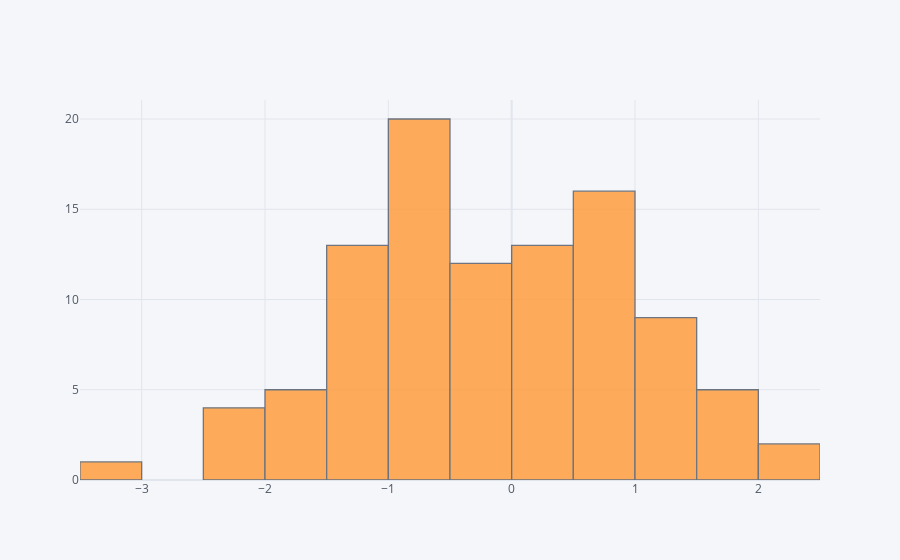

Here is the notebook cell this chart was saved with:
### Markdown cell above
## histogram

### Code cell
df['A'].iplot(kind='hist',bins=25)

### Figure 1 — Plotly figure (JSON) as saved in the notebook; plotly's stock layout.template omitted (floating-point values rounded to 4 significant figures)
{"data": [{"histfunc": "count", "histnorm": "", "marker": {"color": "rgba(255, 153, 51, 1.0)", "line": {"color": "#4D5663", "width": 1.3}}, "name": "A", "nbinsx": 25, "opacity": 0.8, "orientation": "v", "type": "histogram", "x": [0.5226, 0.8366, -0.6646, -0.6611, -0.02929, 0.6304, 0.2454, 0.5213, -0.641, -1.28, 1.553, -2.304, -0.08246, -0.6603, -1.332, 0.2705, -2.31, -1.181, -1.662, 1.547, -0.4169, -0.9632, -1.456, -2.04, 1.995, 0.5206, -0.6707, 1.191, 0.4236, 0.5952, 0.07229, -0.8749, 0.9195, 1.488, -3.423, 1.192, 1.401, -1.115, -1.2, 0.811, -1.829, 2.053, -1.317, 1.667, -1.34, -0.6267, -1.733, -0.7964, -0.8624, -0.7773, -0.4718, 0.07717, 0.3582, -0.3295, 0.6654, -0.4486, 0.7099, -0.4542, -0.07464, 0.2119, 0.8737, 0.4859, 0.7778, 1.28, -0.01933, -0.7745, -0.606, 1.034, -1.592, -0.6296, 0.5208, -0.873, -1.24, -0.5932, 0.003282, 0.5378, 0.3312, -1.279, -0.09956, -0.2453, 0.5485, 0.2145, -1.251, -0.78, 1.369, 0.3353, -0.9003, 2.104, -0.6499, 0.5635, -1.634, -0.3635, 1.952, -0.9234, 1.203, 1.179, 0.1729, -1.18, -2.055, -1.365]}], "layout": {"barmode": "overlay", "legend": {"bgcolor": "#F5F6F9", "font": {"color": "#4D5663"}}, "paper_bgcolor": "#F5F6F9", "plot_bgcolor": "#F5F6F9", "title": {"font": {"color": "#4D5663"}}, "xaxis": {"gridcolor": "#E1E5ED", "showgrid": true, "tickfont": {"color": "#4D5663"}, "title": {"font": {"color": "#4D5663"}, "text": ""}, "zerolinecolor": "#E1E5ED"}, "yaxis": {"gridcolor": "#E1E5ED", "showgrid": true, "tickfont": {"color": "#4D5663"}, "title": {"font": {"color": "#4D5663"}, "text": ""}, "zerolinecolor": "#E1E5ED"}}}
